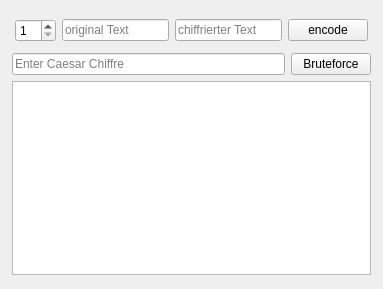
<?xml version="1.0" encoding="UTF-8"?>
<ui version="4.0">
 <class>MainWindow</class>
 <widget class="QMainWindow" name="MainWindow">
  <property name="windowModality">
   <enum>Qt::ApplicationModal</enum>
  </property>
  <property name="geometry">
   <rect>
    <x>0</x>
    <y>0</y>
    <width>383</width>
    <height>289</height>
   </rect>
  </property>
  <property name="sizePolicy">
   <sizepolicy hsizetype="Preferred" vsizetype="Preferred">
    <horstretch>0</horstretch>
    <verstretch>0</verstretch>
   </sizepolicy>
  </property>
  <property name="windowTitle">
   <string>Ceasar Chiffre</string>
  </property>
  <property name="layoutDirection">
   <enum>Qt::LeftToRight</enum>
  </property>
  <property name="dockOptions">
   <set>QMainWindow::AllowTabbedDocks|QMainWindow::AnimatedDocks</set>
  </property>
  <widget class="QWidget" name="centralwidget">
   <layout class="QGridLayout" name="gridLayout">
    <item row="0" column="1">
     <layout class="QVBoxLayout" name="verticalLayout_2">
      <property name="sizeConstraint">
       <enum>QLayout::SetMaximumSize</enum>
      </property>
      <property name="leftMargin">
       <number>3</number>
      </property>
      <property name="topMargin">
       <number>5</number>
      </property>
      <property name="rightMargin">
       <number>3</number>
      </property>
      <property name="bottomMargin">
       <number>5</number>
      </property>
      <item>
       <layout class="QHBoxLayout" name="horizontalLayout">
        <property name="leftMargin">
         <number>3</number>
        </property>
        <property name="topMargin">
         <number>5</number>
        </property>
        <property name="rightMargin">
         <number>3</number>
        </property>
        <property name="bottomMargin">
         <number>5</number>
        </property>
        <item>
         <widget class="QSpinBox" name="shiftSpinBox">
          <property name="autoFillBackground">
           <bool>false</bool>
          </property>
          <property name="buttonSymbols">
           <enum>QAbstractSpinBox::UpDownArrows</enum>
          </property>
          <property name="minimum">
           <number>1</number>
          </property>
          <property name="maximum">
           <number>26</number>
          </property>
         </widget>
        </item>
        <item>
         <widget class="QLineEdit" name="inputEdit">
          <property name="placeholderText">
           <string>original Text</string>
          </property>
         </widget>
        </item>
        <item>
         <widget class="QLineEdit" name="outputEdit">
          <property name="readOnly">
           <bool>true</bool>
          </property>
          <property name="placeholderText">
           <string>chiffrierter Text</string>
          </property>
         </widget>
        </item>
        <item>
         <widget class="QPushButton" name="encodeButton">
          <property name="text">
           <string>encode</string>
          </property>
         </widget>
        </item>
       </layout>
      </item>
      <item>
       <layout class="QHBoxLayout" name="horizontalLayoutbf">
        <item>
         <widget class="QLineEdit" name="bruteForceEdit">
          <property name="placeholderText">
           <string>Enter Caesar Chiffre</string>
          </property>
         </widget>
        </item>
        <item>
         <widget class="QPushButton" name="bruteForceButton">
          <property name="text">
           <string>Bruteforce</string>
          </property>
         </widget>
        </item>
       </layout>
      </item>
      <item>
       <widget class="QTextEdit" name="outputWindow">
        <property name="enabled">
         <bool>true</bool>
        </property>
        <property name="font">
         <font>
          <family>Roboto</family>
          <pointsize>10</pointsize>
         </font>
        </property>
        <property name="readOnly">
         <bool>true</bool>
        </property>
       </widget>
      </item>
     </layout>
    </item>
   </layout>
  </widget>
 </widget>
 <resources/>
 <connections/>
</ui>
